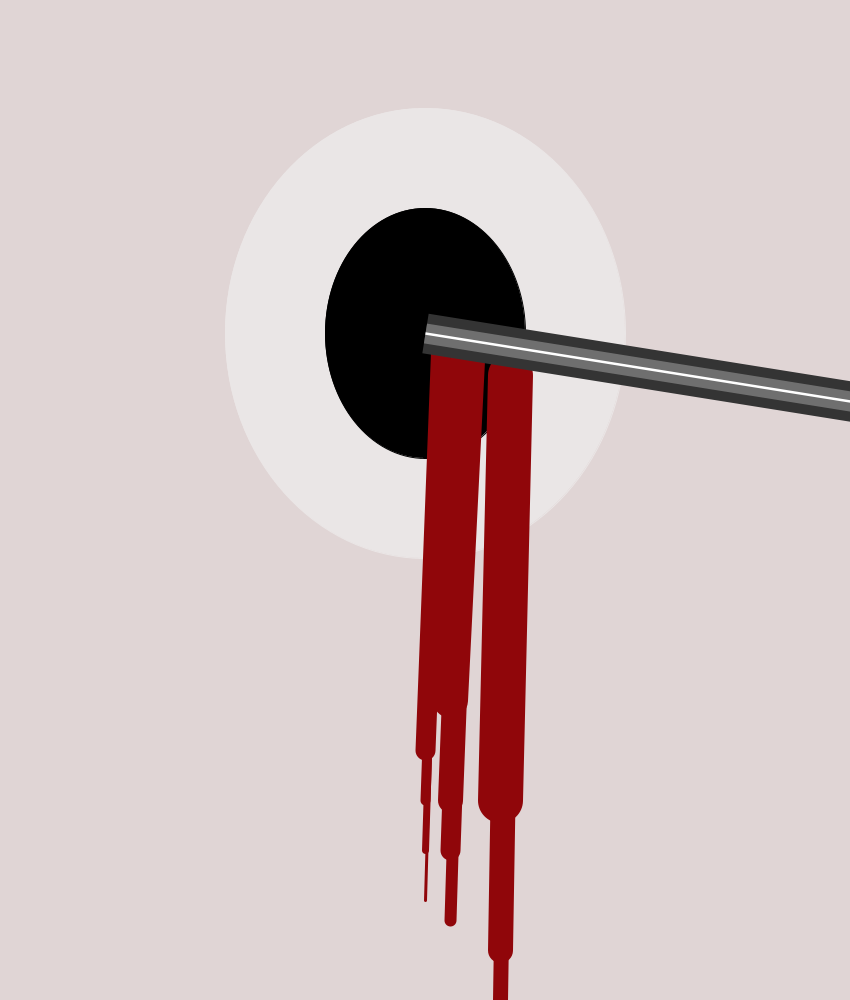
Frame 1 (no input)
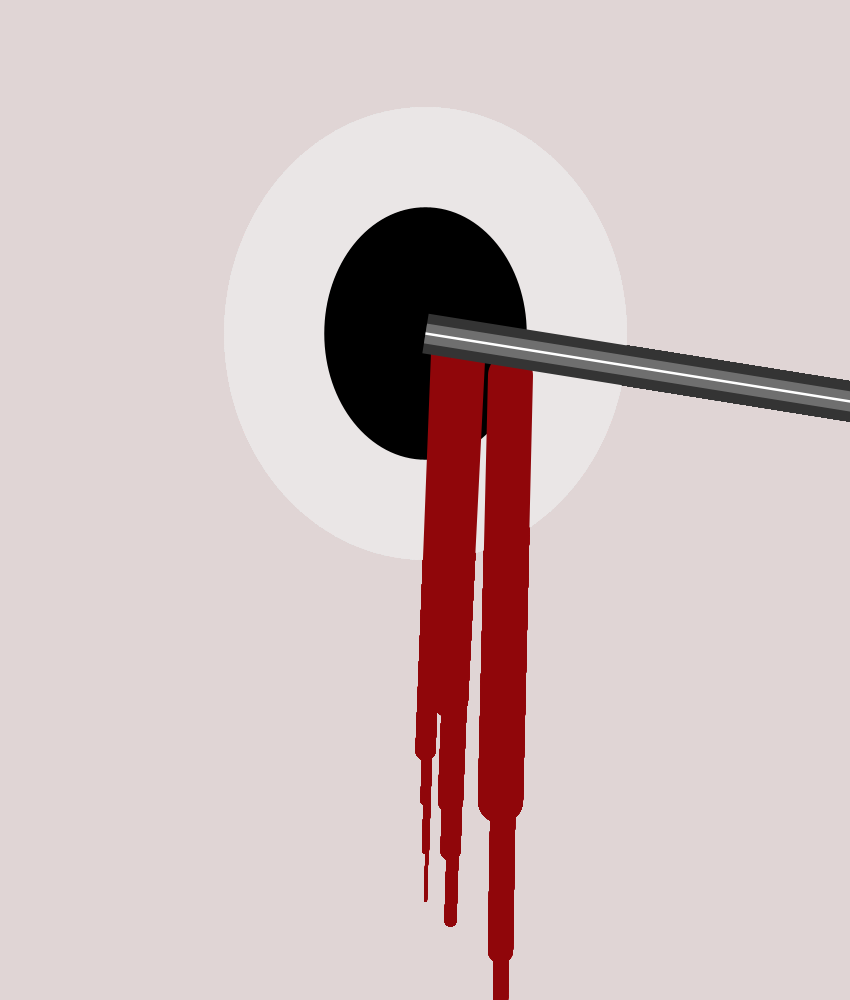
Frame 60 (the mouse pressed at the canvas centre just before this capture)
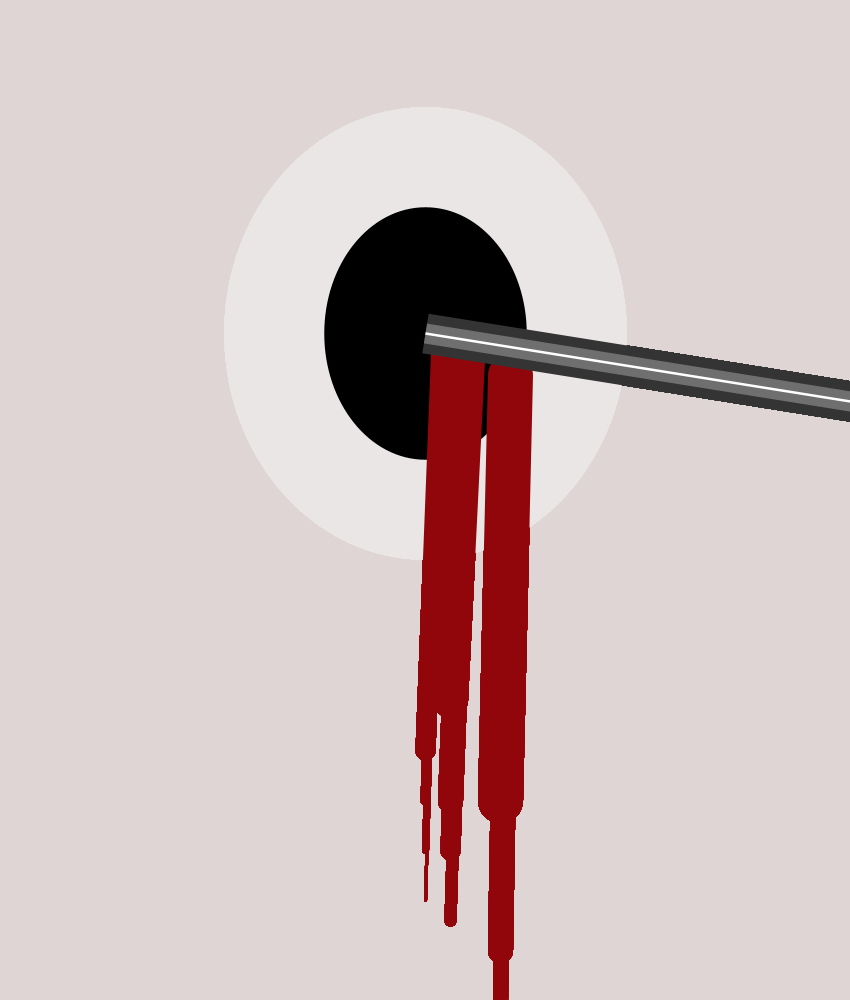
Frame 120 (the mouse held since frame 60 and released just before this capture)

The Processing sketch that drew these frames (run headless with seeded random() and noise(); from frame 60 on, the mouse is pressed at the canvas centre):

// Processing sketch: processing_182632
// ── processing_182632.pde

void setup()
{
  size(850,1000);
  background(224,213,213);
}

void draw()
{
  //eyeball
  stroke(234,230,230);
fill(234,230,230);
ellipse(width*1/2,height*1/3,400,450);
  ellipseMode(CENTER);
  
  stroke(0);
fill(0);
ellipse(width*1/2,height*1/3,200,250);
  ellipseMode(CENTER);
  
  //blood
  //innermost blood drip
  stroke(144,6,10);
  strokeCap(ROUND);
  strokeWeight(20);
  fill(144,6,10);
  line(width*.52,height*.34, 425,750);
  
   stroke(144,6,10);
  strokeCap(ROUND);
  strokeWeight(10);
  fill(144,6,10);
  line(width*.52,height*.34, 425,800);
  
  stroke(144,6,10);
  strokeCap(ROUND);
  strokeWeight(7);
  fill(144,6,10);
  line(width*.52,height*.34, 425,850);
  
    stroke(144,6,10);
  strokeCap(ROUND);
  strokeWeight(3);
  fill(144,6,10);
  line(width*.52,height*.34, 425,900);
  
  //middle blood drip
    stroke(144,6,10);
  strokeCap(ROUND);
  strokeWeight(12);
  fill(144,6,10);
  line(width*.55,height*.36, 450,920);
  
      stroke(144,6,10);
  strokeCap(ROUND);
  strokeWeight(20);
  fill(144,6,10);
  line(width*.55,height*.36, 450,850);
  
        stroke(144,6,10);
  strokeCap(ROUND);
  strokeWeight(25);
  fill(144,6,10);
  line(width*.55,height*.36, 450,800);
  
          stroke(144,6,10);
  strokeCap(ROUND);
  strokeWeight(35);
  fill(144,6,10);
  line(width*.55,height*.36, 450,700);
  
  //outermost blood drip
 stroke(144,6,10);
  fill(144,6,10);
  strokeWeight(15);
  strokeCap(ROUND);
  line(width*.6,height*.35,500,1000);
  
  stroke(144,6,10);
  fill(144,6,10);
  strokeWeight(25);
  strokeCap(ROUND);
  line(width*.6,height*.35,500,950);
  
   stroke(144,6,10);
  fill(144,6,10);
  strokeWeight(45);
  strokeCap(ROUND);
  line(width*.6,height*.375,500,800);
  
  
  //blade
  stroke(52);
  fill(52);
  strokeCap(SQUARE);
  strokeWeight(40);
  line (width*1/2, height*1/3,1000,425);
  
  stroke(111);
  fill(111);
  strokeCap(SQUARE);
  strokeWeight(20);
  line (width*1/2, height*1/3,1000,425);
  
   stroke(255);
  fill(255);
  strokeCap(SQUARE);
  strokeWeight(2.5);
  line (width*1/2, height*1/3,1000,425);
  
  
}
